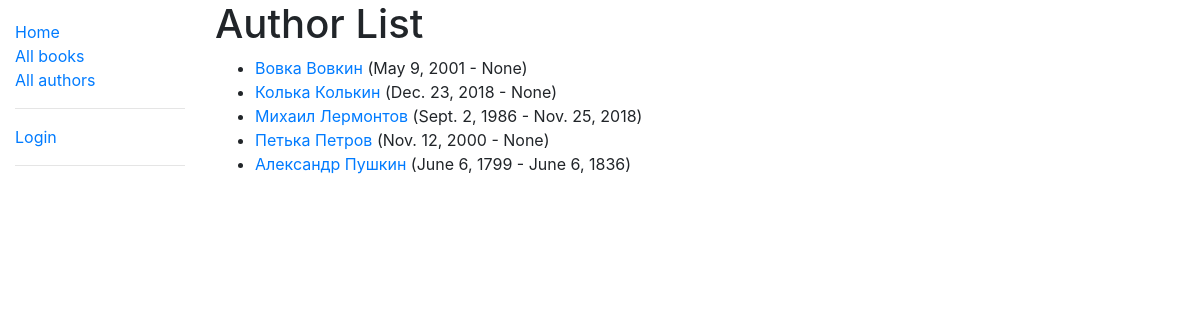
The app's page /catalog/authors/, older data.
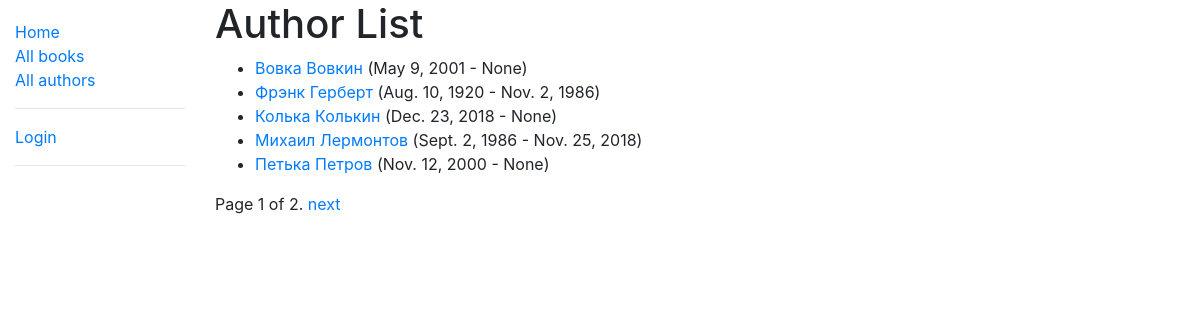
The same page, newer data.
### catalog/models.py (models this page shows)
class Author(models.Model):
    first_name = models.CharField(max_length=100)
    last_name = models.CharField(max_length=100)
    date_of_birth = models.DateField(null=True, blank=True)
    date_of_death = models.DateField(null=True, blank=True)
    def get_absolute_url(self):
        return reverse('author-detail', args=[str(self.id)])
    def __str__(self):
        return '{} {}'.format(self.first_name, self.last_name)
    class Meta:
        ordering = ['last_name']

### catalog/views.py (the view)
# urls.py: path('authors/', AuthorListView.as_view(), name='authors'),
class AuthorListView(generic.ListView):
    model = Author
    paginate_by = 5
    def get_queryset(self):
        return Author.objects.all()

### catalog/templates/catalog/author_list.html
{% extends "base_generic.html" %}
{% block content %}
<h1>Author List</h1>
{% if author_list %}
<ul>
  {% for author in author_list %}
  <li>
    <a href="{{ author.get_absolute_url }}">{{ author }}</a> ({{ author.date_of_birth }} - {{ author.date_of_death }})
  </li>
  {% endfor %}
</ul>
{% else %}
<p>There are no authors in the library.</p>
{% endif %}
{% endblock %}

Row changes from the older to the newer data that the page shows:
no longer on this page (row unchanged): Author: first_name+last_name "Александр Пушкин", date_of_birth "June 6, 1799", date_of_death "June 6, 1836"
added Author: first_name+last_name "Фрэнк Герберт", date_of_birth "Aug. 10, 1920", date_of_death "Nov. 2, 1986"
Text that changed along with them:
{{ page_obj.number }}: (not shown) → "1"
{{ page_obj.paginator.num_pages }}: (not shown) → "2"
text now shown: "Page of . next"
